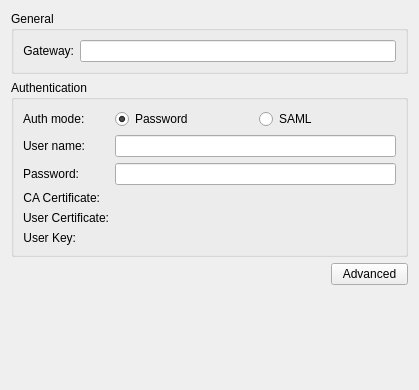
<?xml version="1.0" encoding="UTF-8"?>
<ui version="4.0">
 <class>FortisslvpnWidget</class>
 <widget class="QWidget" name="FortisslvpnWidget">
  <property name="geometry">
   <rect>
    <x>0</x>
    <y>0</y>
    <width>419</width>
    <height>390</height>
   </rect>
  </property>
  <layout class="QFormLayout" name="formLayout">
   <item row="2" column="0">
    <spacer name="horizontalSpacer">
     <property name="orientation">
      <enum>Qt::Horizontal</enum>
     </property>
     <property name="sizeHint" stdset="0">
      <size>
       <width>314</width>
       <height>20</height>
      </size>
     </property>
    </spacer>
   </item>
   <item row="2" column="1">
    <widget class="QPushButton" name="advancedButton">
     <property name="sizePolicy">
      <sizepolicy hsizetype="MinimumExpanding" vsizetype="Fixed">
       <horstretch>0</horstretch>
       <verstretch>0</verstretch>
      </sizepolicy>
     </property>
     <property name="text">
      <string>Advanced</string>
     </property>
    </widget>
   </item>
   <item row="3" column="1">
    <spacer name="verticalSpacer">
     <property name="orientation">
      <enum>Qt::Vertical</enum>
     </property>
     <property name="sizeHint" stdset="0">
      <size>
       <width>20</width>
       <height>40</height>
      </size>
     </property>
    </spacer>
   </item>
   <item row="0" column="0" colspan="2">
    <widget class="QGroupBox" name="generalGroupBox">
     <property name="title">
      <string>General</string>
     </property>
     <layout class="QGridLayout" name="gridLayout_2">
      <item row="0" column="0">
       <layout class="QGridLayout" name="gridLayout">
        <item row="0" column="0">
         <widget class="QLabel" name="gatewayLabel">
          <property name="text">
           <string>Gateway:</string>
          </property>
          <property name="alignment">
           <set>Qt::AlignRight|Qt::AlignTrailing|Qt::AlignVCenter</set>
          </property>
         </widget>
        </item>
        <item row="0" column="1">
         <widget class="QLineEdit" name="gateway">
          <property name="toolTip">
           <string>SSLVPN server IP or name.</string>
          </property>
         </widget>
        </item>
       </layout>
      </item>
     </layout>
    </widget>
   </item>
   <item row="1" column="0" colspan="2">
    <widget class="QGroupBox" name="authenticationGroupBox">
     <property name="title">
      <string>Authentication</string>
     </property>
     <layout class="QFormLayout" name="formLayout_2">
      <item row="1" column="0">
       <widget class="QLabel" name="authModeLabel">
        <property name="text">
         <string>Auth mode:</string>
        </property>
       </widget>
      </item>
      <item row="2" column="0">
       <widget class="QLabel" name="usernameLabel">
        <property name="text">
         <string>User name:</string>
        </property>
        <property name="alignment">
         <set>Qt::AlignRight|Qt::AlignTrailing|Qt::AlignVCenter</set>
        </property>
       </widget>
      </item>
      <item row="2" column="1">
       <widget class="QLineEdit" name="username">
        <property name="toolTip">
         <string>Set the name used for authenticating the local system to the peer to &lt;name&gt;.</string>
        </property>
       </widget>
      </item>
      <item row="3" column="0">
       <widget class="QLabel" name="passwordLabel">
        <property name="text">
         <string>Password:</string>
        </property>
        <property name="alignment">
         <set>Qt::AlignRight|Qt::AlignTrailing|Qt::AlignVCenter</set>
        </property>
       </widget>
      </item>
      <item row="3" column="1">
       <widget class="PasswordField" name="password">
        <property name="toolTip">
         <string>Password passed to SSLVPN when prompted for it.</string>
        </property>
        <property name="passwordModeEnabled" stdset="0">
         <bool>true</bool>
        </property>
       </widget>
      </item>
      <item row="4" column="0">
       <widget class="QLabel" name="caCertLabel">
        <property name="text">
         <string>CA Certificate:</string>
        </property>
        <property name="alignment">
         <set>Qt::AlignRight|Qt::AlignTrailing|Qt::AlignVCenter</set>
        </property>
       </widget>
      </item>
      <item row="4" column="1">
       <widget class="KUrlRequester" name="caCert"/>
      </item>
      <item row="5" column="0">
       <widget class="QLabel" name="userCertLabel">
        <property name="text">
         <string>User Certificate:</string>
        </property>
        <property name="alignment">
         <set>Qt::AlignRight|Qt::AlignTrailing|Qt::AlignVCenter</set>
        </property>
       </widget>
      </item>
      <item row="5" column="1">
       <widget class="KUrlRequester" name="userCert"/>
      </item>
      <item row="6" column="0">
       <widget class="QLabel" name="userKeyLabel">
        <property name="text">
         <string>User Key:</string>
        </property>
        <property name="alignment">
         <set>Qt::AlignRight|Qt::AlignTrailing|Qt::AlignVCenter</set>
        </property>
       </widget>
      </item>
      <item row="6" column="1">
       <widget class="KUrlRequester" name="userKey"/>
      </item>
      <item row="1" column="1">
       <layout class="QHBoxLayout" name="horizontalLayout">
        <item>
         <widget class="QRadioButton" name="passwdButton">
          <property name="text">
           <string>Password</string>
          </property>
          <property name="checked">
           <bool>true</bool>
          </property>
          <attribute name="buttonGroup">
           <string notr="true">authButtons</string>
          </attribute>
         </widget>
        </item>
        <item>
         <widget class="QRadioButton" name="ssoButton">
          <property name="text">
           <string>SAML</string>
          </property>
          <attribute name="buttonGroup">
           <string notr="true">authButtons</string>
          </attribute>
         </widget>
        </item>
       </layout>
      </item>
     </layout>
    </widget>
   </item>
  </layout>
 </widget>
 <customwidgets>
  <customwidget>
   <class>KUrlRequester</class>
   <extends>QWidget</extends>
   <header>kurlrequester.h</header>
  </customwidget>
  <customwidget>
   <class>PasswordField</class>
   <extends>QLineEdit</extends>
   <header>passwordfield.h</header>
  </customwidget>
 </customwidgets>
 <resources/>
 <connections>
  <connection>
   <sender>passwdButton</sender>
   <signal>toggled(bool)</signal>
   <receiver>username</receiver>
   <slot>setVisible(bool)</slot>
   <hints>
    <hint type="sourcelabel">
     <x>142</x>
     <y>145</y>
    </hint>
    <hint type="destinationlabel">
     <x>147</x>
     <y>167</y>
    </hint>
   </hints>
  </connection>
  <connection>
   <sender>passwdButton</sender>
   <signal>toggled(bool)</signal>
   <receiver>password</receiver>
   <slot>setVisible(bool)</slot>
   <hints>
    <hint type="sourcelabel">
     <x>185</x>
     <y>139</y>
    </hint>
    <hint type="destinationlabel">
     <x>198</x>
     <y>210</y>
    </hint>
   </hints>
  </connection>
  <connection>
   <sender>passwdButton</sender>
   <signal>toggled(bool)</signal>
   <receiver>usernameLabel</receiver>
   <slot>setVisible(bool)</slot>
   <hints>
    <hint type="sourcelabel">
     <x>126</x>
     <y>144</y>
    </hint>
    <hint type="destinationlabel">
     <x>96</x>
     <y>173</y>
    </hint>
   </hints>
  </connection>
  <connection>
   <sender>passwdButton</sender>
   <signal>toggled(bool)</signal>
   <receiver>passwordLabel</receiver>
   <slot>setVisible(bool)</slot>
   <hints>
    <hint type="sourcelabel">
     <x>167</x>
     <y>141</y>
    </hint>
    <hint type="destinationlabel">
     <x>99</x>
     <y>221</y>
    </hint>
   </hints>
  </connection>
 </connections>
 <buttongroups>
  <buttongroup name="authButtons"/>
 </buttongroups>
</ui>
